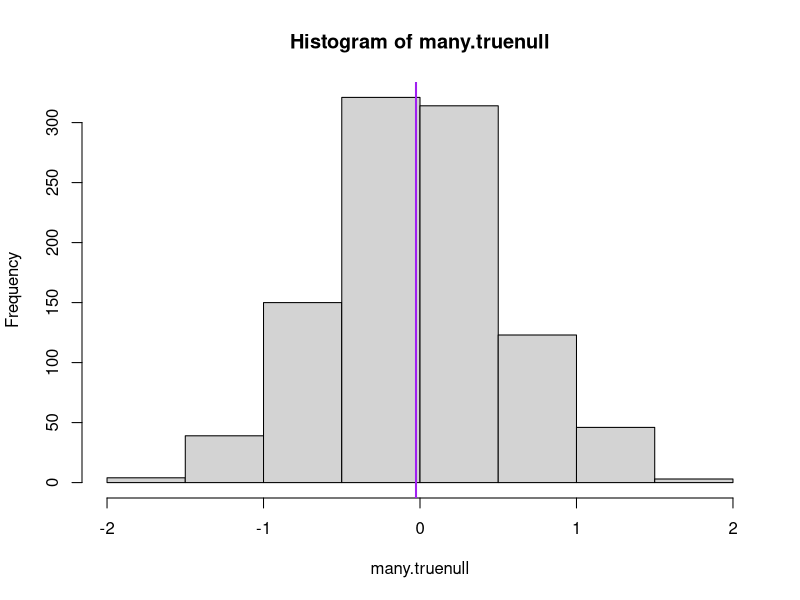
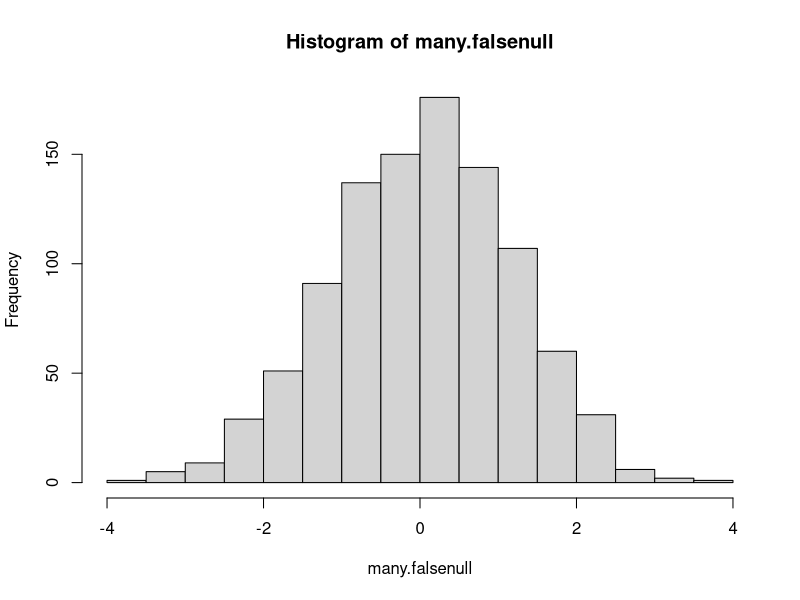

These figures' R source, in order:
## ---- chunk 1
data("ToothGrowth")

require(psych)
describe(ToothGrowth$len[ToothGrowth$supp == "OJ"])
describe(ToothGrowth$len[ToothGrowth$supp == "VC"])

sp <- sqrt((30 * 6.61^2 + 30 * 8.27^2)/(30 + 30 - 2))
0 + c(-1, 1) * qt(.975, 28) * sp * (1/30 + 1/30)^.5
20.66 - 16.96

t.test(ToothGrowth$len[ToothGrowth$supp == "OJ"], ToothGrowth$len[ToothGrowth$supp == "VC"], 
       paired = FALSE, var.equal = TRUE)


## ---- chunk 2
# Generate data
data <- data.frame(group = numeric(length = 100), 
                   null = numeric(length = 100), 
                   alternative = numeric(length = 100))
# Create grouping variable (50 observations in each)
set.seed(567)
data$group <- rep(c(0, 1), c(50, 50))

# Create null (group means do not differ)
data$null <- c(rnorm(50, mean = 10, sd = 2), runif(50, min = 4, max = 16))

# Create alternative (group means differ)
data$alternative[data$group == 0] <- c(rnorm(25, mean = 10, sd = 2), runif(25, min = 4, max = 16))
data$alternative[data$group == 1] <- c(rnorm(25, mean = 10, sd = 2), runif(25, min = 4, max = 16)) + 10

# Create difference between means of groups for null and alternative
null.diff <- mean(data$null[data$group == 1]) - mean(data$null[data$group == 0])
alt.diff <- mean(data$alternative[data$group == 1]) - mean(data$alternative[data$group==0])

# Create a function that randomly reassigns each observation to a different group and then takes the mean difference between these new groups.
one.test <- function(grouping, variable) {
                resampled.group <- sample(grouping)
                mean(variable[resampled.group == 1]) - mean(variable[resampled.group == 0])
            }

# Example of how resampling works:
data$resampled.group <- sample(data$group)
head(data[ , c("group", "resampled.group", "null", "alternative")], n = 10)
mean(data$null[data$resampled.group == 1]) - mean(data$null[data$resampled.group == 0])
null.diff
mean(data$alternative[data$resampled.group == 1]) - mean(data$alternative[data$resampled.group == 0])
alt.diff
data$resampled.group <- NULL

many.truenull <- replicate(1000, one.test(data$group, data$null))
many.falsenull <- replicate(1000, one.test(data$group, data$alternative))

hist(many.truenull)
abline(v=null.diff, lwd=2, col="purple")
mean(abs(many.truenull) > abs(null.diff))

hist(many.falsenull)
abline(v=alt.diff, lwd=2, col="purple")
mean(abs(many.falsenull) > abs(alt.diff))
